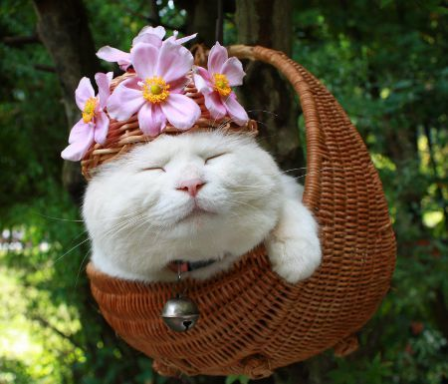
%> input picture HW1/data/cat1.png, 448 x 384 px
$ octave part1.m   (GNU Octave 9; MATLAB toolbox functions it lacks are replaced by stand-ins)
%> lines starting %> are read from the running program, lines starting %| are printed output that depends on the picture
### mdct.m
function out = mdct(img, n)

[w,h,c] = size(img);
tmp = zeros(w,h,c);
DCT = zeros(w,h,c);
out = zeros(w,h,c);
A = zeros(8, 8);

for i = 0:7
	for j = 0:7
        if i ~= 0
            a = sqrt(2/8);
        else
            a = sqrt(1/8);
        end
        A(i+1, j+1) = cos(pi * (j + 0.5) * i/8) * a;
	end
end

B = A';

for k = 1:8:w
    for l = 1:8:h
        for z = 1:c
            tmp = img(k:k+7,l:l+7,z);
            tmp = A * tmp * B;
            DCT(k:k+n-1,l:l+n-1,z) = tmp(1:n, 1:n, 1);
            out(k:k+7,l:l+7,z) = B * DCT(k:k+7,l:l+7,z) * A;
        end
    end
end
end

### PSNR.m
function output = PSNR(image1, image2)
%PSNR Summary of this function goes here
%   Detailed explanation goes here

[w,h,~] = size(image1);
% compute square mean difference

c1 = im2uint8(image1);
c2 = im2uint8(image2);

d = (c1 - c2) .^ 2;
MSE = sum(d(:)) / (3 * w * h);

output = log10(1 / MSE) * 10;

end

### myiq.m
function out = myiq(img, compress)

[w,h,c] = size(img);

for i = 1:w
    for j = 1:h
        out(i,j,1) =compress(i,j,1) + 0.956 * compress(i,j,2) + 0.621 * compress(i,j,3);
        out(i,j,2) =compress(i,j,1) - 0.272 * compress(i,j,2) - 0.647 * compress(i,j,3);
        out(i,j,3) =compress(i,j,1) - 1.106 * compress(i,j,2) + 1.703 * compress(i,j,3);
    end
end

end

### part1.m
clear all;
close all;
clc;

img = im2double(imread('data\cat1.png'));
[w,h,c] = size(img);
%> w = 384; h = 448; c = 3

A = zeros(8, 8);

for i = 0:7
	for j = 0:7
        if i ~= 0
            a = sqrt(2/8);
        else
            a = sqrt(1/8);
        end
        A(i+1, j+1) = cos(pi * (j + 0.5) * i/8) * a;
	end
end

%% compressed by n=2
c2 = mdct(img, 2);
%> after the loop in mdct, `for k = 1:8:w`:
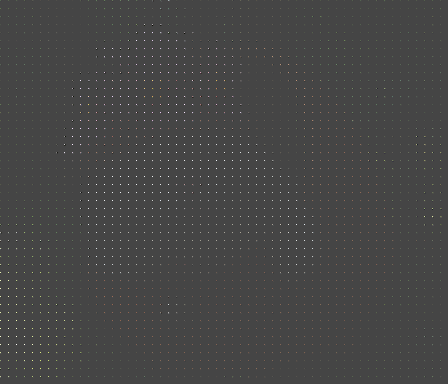
%> DCT: size 384x448x3 double; mean R, G, B 0.0448, 0.0418, 0.0306; drawn with min black and max white
%> after the loop in mdct, `for k = 1:8:w`:
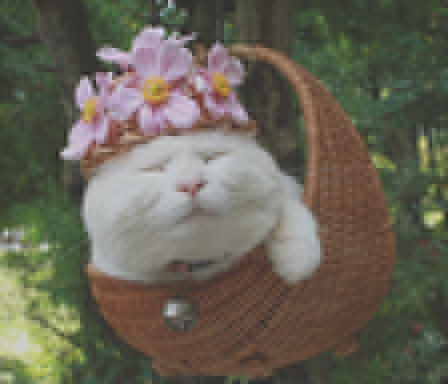
%> out: size 384x448x3 double; mean R, G, B 0.357, 0.334, 0.245; mean of the top-left, top-right, bottom-left and bottom-right quarters 0.404, 0.225, 0.384, 0.235; drawn with min black and max white

figure, imshow(c2);
%> after `imshow(c2)`:
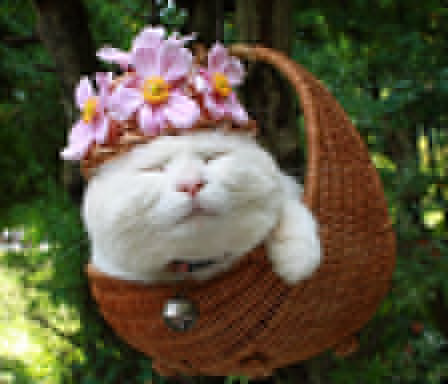
%> displayed picture: size 384x448x3, on the screen's scale of 0 to 255; mean R, G, B 91.1, 85.1, 62.4; mean of the top-left, top-right, bottom-left and bottom-right quarters 103, 57.4, 97.8, 60
title('(a) n=2');

[w1,h1,~] = size(img);
%> w1 = 384; h1 = 448
d = (img - c2) .^ 2;
MSE = sum(d(:)) / (3 * w1 * h1);
%> MSE = 0.00188
psnr_c2 = log10(1 / MSE) * 10;
%> psnr_c2 = 27.26

disp("(a). PSNR(n=2): "+psnr_c2);
%| (a). PSNR(n=2): 27.2584
%% compressed by n=4

c4 = mdct(img, 4);
%> call 2 of mdct, with n = 4
%> after the loop in mdct (call 2), `for k = 1:8:w`:
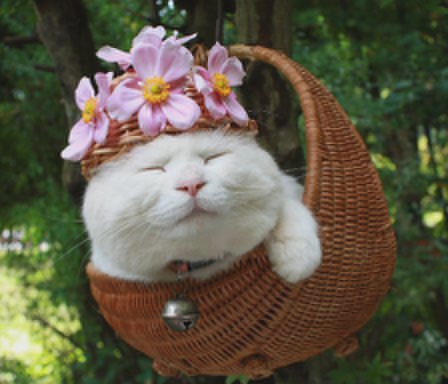
%> out: size 384x448x3 double; mean R, G, B 0.357, 0.334, 0.245; mean of the top-left, top-right, bottom-left and bottom-right quarters 0.404, 0.225, 0.384, 0.235; drawn with min black and max white

figure, imshow(c4);
title('(a) n=4');
[w1,h1,~] = size(img);
d = (img - c4) .^ 2;
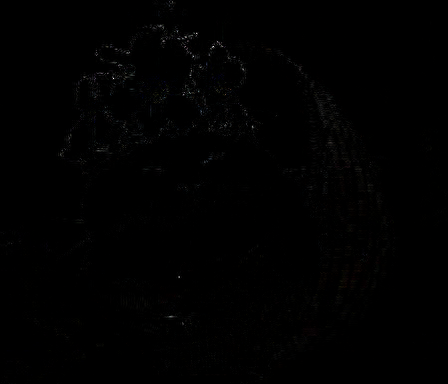
%> d: size 384x448x3 double; mean R, G, B 0.000278, 0.000273, 0.000269; drawn with min black and max white
MSE = sum(d(:)) / (3 * w1 * h1);
%> MSE = 0.000273
psnr_c4 = log10(1 / MSE) * 10;
%> psnr_c4 = 35.64

disp("(a). PSNR(n=4): "+psnr_c4);
%| (a). PSNR(n=4): 35.6371
%% compressed by n=8
c8 = mdct(img, 8);
figure, imshow(c8);
title('(a) n=8');

psnr_c8 = PSNR(img, c8);
%> in PSNR, c1 is the input picture: size 384x448x3 uint8; mean R, G, B 91.1, 85.1, 62.4
%> in PSNR, `d = (c1 - c2) .^ 2;`: d: size 384x448x3 uint8; every value is 0
%> in PSNR, `MSE = sum(d(:)) / (3 * w * h);`: MSE = 0
%> in PSNR, `output = log10(1 / MSE) * 10;`: output = Inf
%> psnr_c8 = Inf
disp("(a). PSNR(n=8): "+psnr_c8);
%| (a). PSNR(n=8): Inf
%% YIQ

img1 = zeros(w,h,c);
YIQ = [0.299, 0.587, 0.114; 0.596, -0.275, -0.321; 0.212, -0.523, 0.311];

for i = 1:w
    for j = 1:h
        img1(i,j,1) = 0.2989 * img(i,j,1) + 0.5870*img(i,j,2) + 0.114 * img(i,j,3);
        img1(i,j,2) = 0.596 * img(i,j,1) - 0.275 * img(i,j,2) - 0.321 * img(i,j,3);
        img1(i,j,3) = 0.212 * img(i,j,1) - 0.523 * img(i,j,2) + 0.311 * img(i,j,3);
    end
end
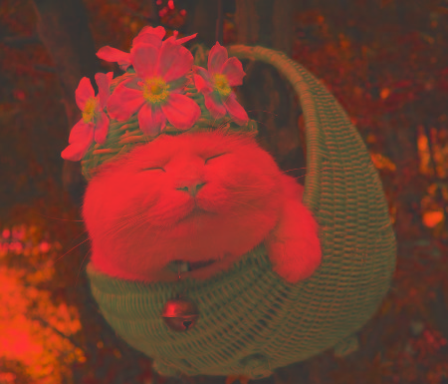
%> img1: size 384x448x3 double; mean R, G, B 0.331, 0.0427, -0.0226; drawn with min black and max white

%% compressed by n=2
c2 = mdct(img1,2);
%> call 4 of mdct, with n = 2
%> after the loop in mdct (call 4), `for k = 1:8:w`:
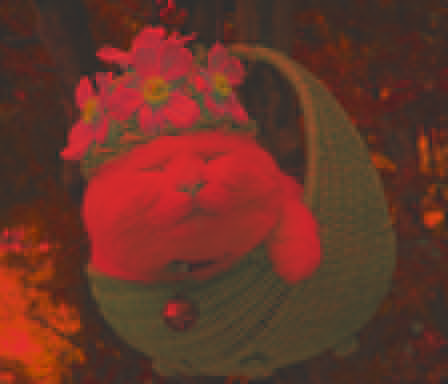
%> out: size 384x448x3 double; mean R, G, B 0.331, 0.0427, -0.0226; mean of the top-left, top-right, bottom-left and bottom-right quarters 0.146, 0.0822, 0.14, 0.0998; drawn with min black and max white
y2 = myiq(img1,c2);

figure, imshow(y2);
title('(b) n=2');

[w1,h1,~] = size(img);
d = (img - y2) .^ 2;
%> d: size 384x448x3 double
MSE = sum(d(:)) / (3 * w1 * h1);
%> MSE = 0.00188
psnr_c2 = log10(1 / MSE) * 10;

disp("(b). PSNR(n=2): "+psnr_c2);
%| (b). PSNR(n=2): 27.2584

%% compressed by n=4
c4 = mdct(img1,4);
y4 = myiq(img1,c4);

figure, imshow(y4);
title('(b) n=4');

[w1,h1,~] = size(img);
d = (img - y4) .^ 2;
MSE = sum(d(:)) / (3 * w1 * h1);
%> MSE = 0.000273
psnr_c4 = log10(1 / MSE) * 10;

disp("(b). PSNR(n=4): "+psnr_c4);
%| (b). PSNR(n=4): 35.6369
%% compressed by n=8
c8 = mdct(img1, 8);
%> (the run ends here)
